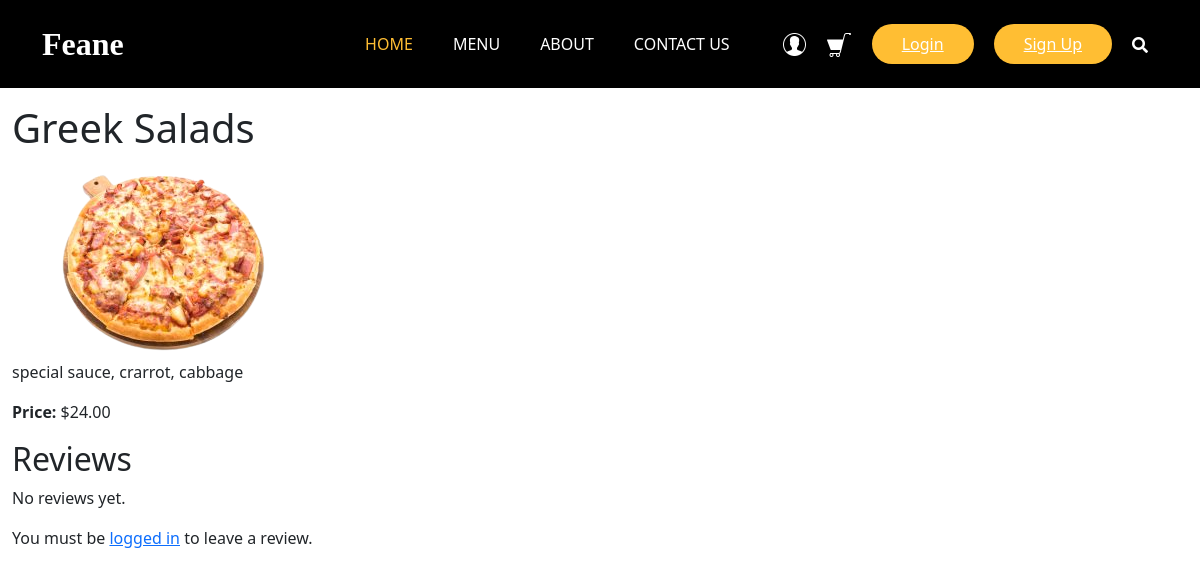
/item/6/, run on an earlier commit of the app's database.
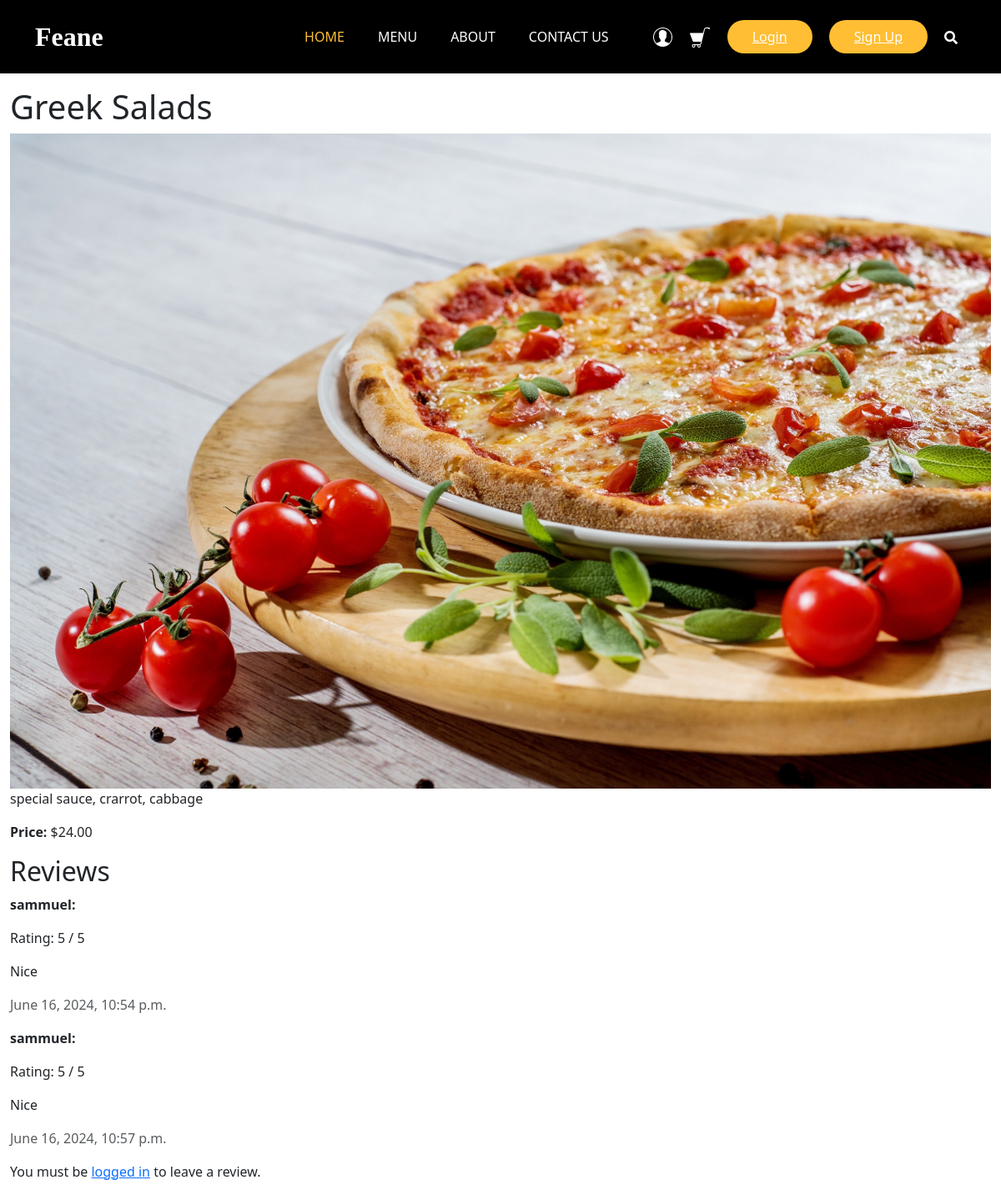
And on a later commit of the database.
### restaurant_menu/models.py (models this page shows, shortened)
class Item(models.Model):
    meal = models.CharField(max_length=1000, unique=True)
    description = models.CharField(max_length=2000)
    price = models.DecimalField(max_digits=10, decimal_places=2)
    meal_type = models.CharField(max_length=200, choices=MEAL_TYPE)
    author = models.ForeignKey(User, on_delete=models.PROTECT)
    status = models.IntegerField(choices=STATUS, default=0)
    date_created = models.DateTimeField(auto_now_add=True)
    date_updated = models.DateTimeField(auto_now=True)
    image = models.ImageField(upload_to='menu_images/', null=True, blank=True)  # Add this line

class Review(models.Model):
    item = models.ForeignKey(Item, on_delete=models.CASCADE, related_name='reviews')
    user = models.ForeignKey(User, on_delete=models.CASCADE)
    rating = models.IntegerField()
    comment = models.TextField(blank=True, null=True)
    date_created = models.DateTimeField(auto_now_add=True)

### restaurant_menu/views.py (the view)
# urls.py: path('item/<int:pk>/', views.menu_item_detail, name='menu_item_detail'),
def menu_item_detail(request, pk):
    item = get_object_or_404(Item, pk=pk)
    reviews = item.reviews.all()
    if request.method == 'POST':
        review_form = ReviewForm(request.POST)
        if review_form.is_valid():
            review = review_form.save(commit=False)
            review.item = item
            review.user = request.user
            review.save()
            return redirect('menu_item_detail', pk=item.pk)
    else:
        review_form = ReviewForm()
    return render(request, 'base/menu_item_detail.html', {
        'object': item,
        'reviews': reviews,
        'review_form': review_form
    })

### restaurant_menu/templates/base/menu_item_detail.html (shortened to what this page needs)
{% extends 'new_main.html' %}
{% block content %}
    <h1>{{ object.meal }}</h1>
    <img src="{{ object.image.url }}" alt="{{ object.meal }}" class="img-fluid">
    <p>{{ object.description }}</p>
    <p><strong>Price:</strong> ${{ object.price }}</p>
    <h2>Reviews</h2>
    <div class="reviews">
        {% for review in reviews %}
            <div class="review">
                <p><strong>{{ review.user.username }}:</strong></p>
                <p>Rating: {{ review.rating }} / 5</p>
                <p>{{ review.comment }}</p>
                <p class="text-muted">{{ review.date_created }}</p>
            </div>
        {% empty %}
            <p>No reviews yet.</p>
        {% endfor %}
    </div>
    {% if user.is_authenticated %}
        <h3>Leave a Review</h3>
        <form method="POST">
            {% csrf_token %}
            {{ review_form.as_p }}
            <button type="submit" class="btn btn-primary">Submit Review</button>
        </form>
    {% else %}
        <p>You must be <a href="{% url 'login' %}">logged in</a> to leave a review.</p>
    {% endif %}
{% endblock %}

What changed in the data, as far as the page shows it:
changed Item "Greek Salads": image: a different picture
added Review: user.username "sammuel", rating "5", comment "Nice", date_created "June 16, 2024, 10:54 p.m."
added Review: user.username "sammuel", rating "5", comment "Nice", date_created "June 16, 2024, 10:57 p.m."
Also different on the page:
text no longer shown: "No reviews yet."
